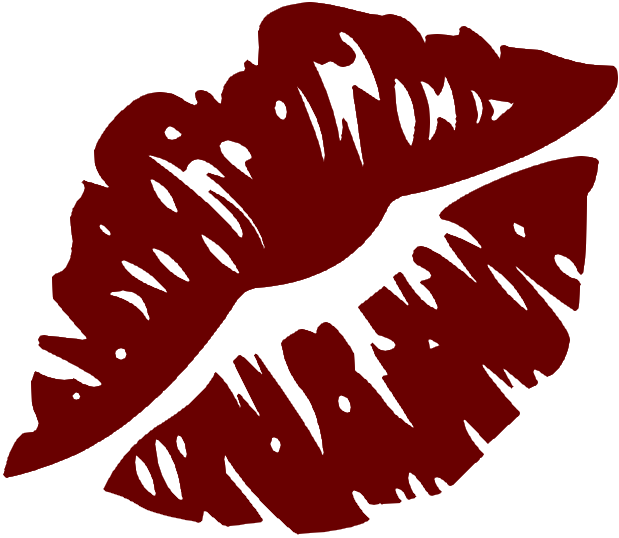
#> input picture Channel Points/Kiss/smooch.png, 619 x 538 px; the run also reads 1 picture not shown here
$ python kiss.py
#> lines starting #> are read from the running program, lines starting #| are printed output that depends on the picture; pictures that were not available may be replaced by others from this repository, and a replacement may not be noted
from PIL import Image, ImageDraw
import random
import os

def place_image(image_path, output_path, counter_path):
    # Check if counter is greater than 0
#> called with image_path = 'blank.png', output_path = 'output_image.png', counter_path = 'counter.txt'
    if os.path.exists(counter_path):
        with open(counter_path, "r") as file:
            counter = int(file.read())
    else:
        counter = 0

    # Load the base image based on the counter
    if counter > 0:
        base_image = Image.open(output_path).convert("RGBA")
    else:
        base_image = Image.open(image_path).convert("RGBA")

    # Create a drawing object
    draw = ImageDraw.Draw(base_image)

    # Get random coordinates
    x = random.randint(0, base_image.width - 1)
#> x = 432
    y = random.randint(0, base_image.height - 1)
#> y = 394

    # Load the image to be placed (smooch.png) and resize it to 30x30 pixels
    image_to_place = Image.open("smooch.png").resize((70, 70))
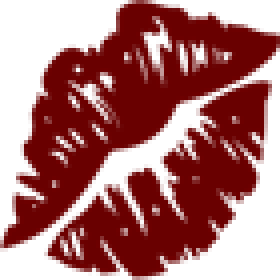
#> image_to_place: PIL image 70x70 RGBA (shown 4 times larger); mean R, G, B, A 69.5, 0, 0, 139.9; transparent parts drawn white

    # Randomly rotate the image between 0 to 45 degrees
    rotation_angle = random.randint(-45, 0)
    rotated_image = image_to_place.rotate(rotation_angle, resample=Image.BICUBIC, expand=True)
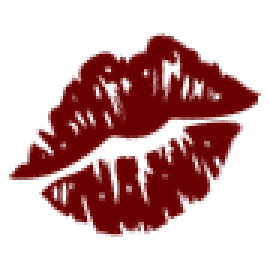
#> rotated_image: PIL image 90x90 RGBA (shown 3 times larger); mean R, G, B, A 42.2, 0, 0, 84.1; transparent parts drawn white

    # Paste the rotated image onto the base image at the random coordinates
    base_image.paste(rotated_image, (x, y), rotated_image)
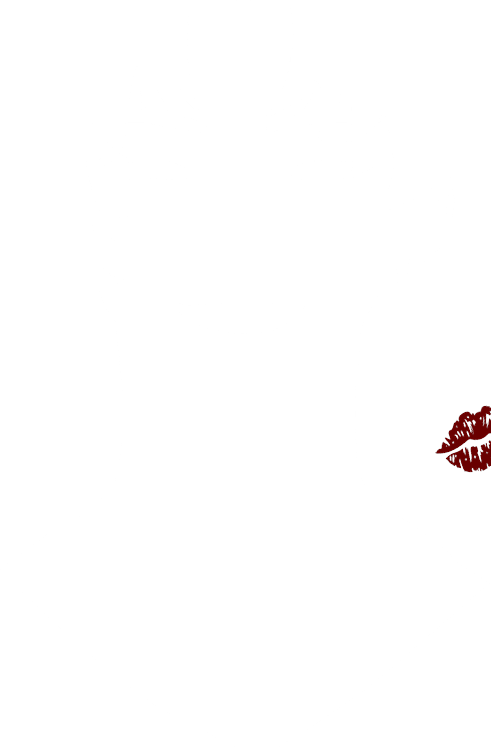
#> base_image: PIL image 491x750 RGBA; mean R, G, B, A 135.5, 134.9, 134.9, 130.8; transparent parts drawn white

    # Save the resulting image
    base_image.save(output_path)

    # Update and save the counter
    counter += 1
    with open(counter_path, "w") as file:
        file.write(str(counter))

if __name__ == "__main__":
    image_path = "blank.png"
    output_path = "output_image.png"
    counter_path = "counter.txt"

    place_image(image_path, output_path, counter_path)
